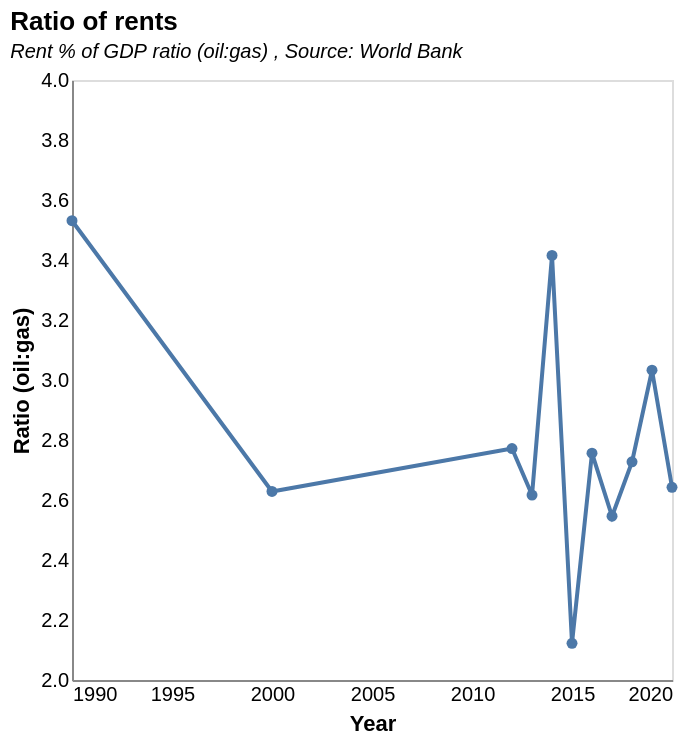

This figure's Vega-Lite source:
### Vega-Lite specification from a JSON file in a GitHub repository (floating-point values rounded to 4 significant figures)
{"$schema": "https://vega.github.io/schema/vega-lite/v5.json", "description": "Ratio of rents; oil:gas", "title": {"text": "Ratio of rents", "subtitle": "Rent % of GDP ratio (oil:gas) , Source: World Bank", "subtitleFontSize": 10, "subtitleFontStyle": "italic", "anchor": "start"}, "data": {"values": [{"Year": "1990", "Oil rents (% of GDP)": "9.61381294", "Natural Gas rents (% of GDP)": "2.722685294", "Ratio": "3.531004101"}, {"Year": "2000", "Oil rents (% of GDP)": "14.49235744", "Natural Gas rents (% of GDP)": "5.513711864", "Ratio": "2.628421252"}, {"Year": "2012", "Oil rents (% of GDP)": "10.33423026", "Natural Gas rents (% of GDP)": "3.728626704", "Ratio": "2.771591548"}, {"Year": "2013", "Oil rents (% of GDP)": "9.132501712", "Natural Gas rents (% of GDP)": "3.490346185", "Ratio": "2.616503128"}, {"Year": "2014", "Oil rents (% of GDP)": "9.197252091", "Natural Gas rents (% of GDP)": "2.692905367", "Ratio": "3.415364017"}, {"Year": "2015", "Oil rents (% of GDP)": "5.950765866", "Natural Gas rents (% of GDP)": "2.803748911", "Ratio": "2.122431806"}, {"Year": "2016", "Oil rents (% of GDP)": "5.165385296", "Natural Gas rents (% of GDP)": "1.874063778", "Ratio": "2.756248403"}, {"Year": "2017", "Oil rents (% of GDP)": "6.4870179", "Natural Gas rents (% of GDP)": "2.548051207", "Ratio": "2.545874228"}, {"Year": "2018", "Oil rents (% of GDP)": "10.07082196", "Natural Gas rents (% of GDP)": "3.692660708", "Ratio": "2.727253532"}, {"Year": "2019", "Oil rents (% of GDP)": "8.660228075", "Natural Gas rents (% of GDP)": "2.855758396", "Ratio": "3.032549283"}, {"Year": "2020", "Oil rents (% of GDP)": "6.059317379", "Natural Gas rents (% of GDP)": "2.293114548", "Ratio": "2.642396292"}], "format": {"parse": {"Year": "date"}}}, "mark": {"type": "line", "point": true}, "encoding": {"x": {"field": "Year", "type": "temporal", "axis": {"ticks": false, "grid": false}}, "y": {"field": "Ratio", "type": "quantitative", "axis": {"ticks": false, "grid": false}, "title": "Ratio (oil:gas)", "scale": {"domain": [2, 4]}}, "tooltip": [{"field": "Ratio", "title": "Ratio", "type": "quantitative"}]}}
